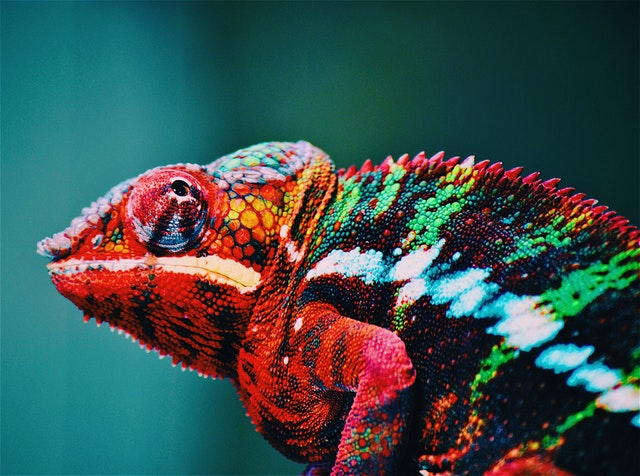
#> input picture images/color.jpg, 640 x 476 px, found by its file name
$ jupyter execute opencv-3.ipynb
#> lines starting #> are read from the running program, lines starting #| are printed output that depends on the picture; after the words box and inside, x2 and y2 are one past the last pixel; in counts of white or black regions, pixels touching at a corner belong together
[cell 1]
#erosion an dilation

[cell 2]
#importing libraries
import cv2
import numpy as np
import matplotlib.pyplot as plt

[cell 3]
#reading the image
image=cv2.imread("images\color.jpg")
#> image is the input picture: shape (476, 640, 3); mean B, G, R 78, 79.8, 59.2

[cell 4]
#conversion to canny image
gray=cv2.cvtColor(image, cv2.COLOR_BGR2GRAY)
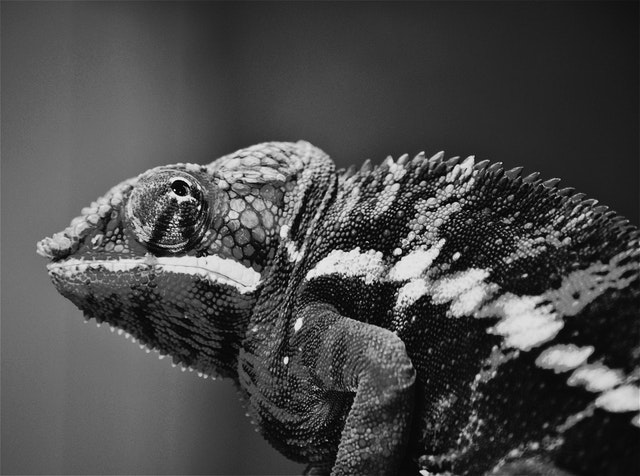
#> gray: shape (476, 640); min 0, max 248, mean 73.4
canny=cv2.Canny(gray, 150, 200)
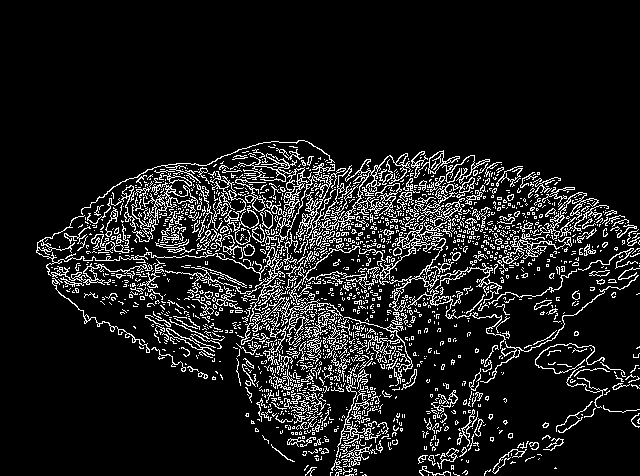
#> canny: shape (476, 640); 10.9% white in thin lines or dots, all inside (x1, y1, x2, y2) = (36, 140, 640, 476)
canny_image=plt.imshow(canny, cmap='gray')
print("Edges\n", canny_image)
#| Edges
#|  AxesImage(shape=(476, 640))

[cell 5]
#erosion(fading the edges)
kernel=np.ones((2, 2), np.uint8)       #higher the matrix value more erosion will take place on the image
erode=cv2.erode(canny, kernel, iterations=1)
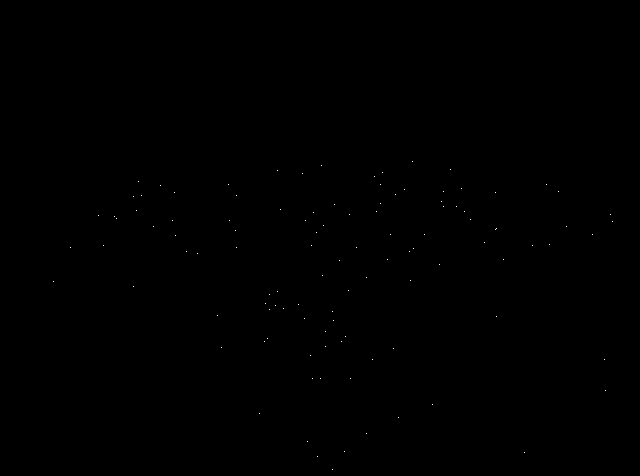
#> erode: shape (476, 640); 0.04% white in thin lines or dots, all inside (x1, y1, x2, y2) = (53, 161, 613, 470)
erode_image=plt.imshow(erode, cmap="gray")
print("Eroded image\n", erode_image)
#| Eroded image
#|  AxesImage(shape=(476, 640))

[cell 6]
#dilation(making the edges prominant)
kernel=np.ones((3, 3), np.uint8)
dilate=cv2.dilate(canny, kernel, iterations=1)
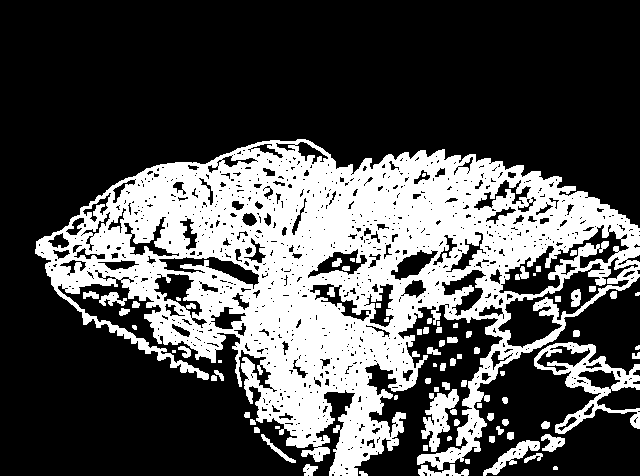
#> dilate: shape (476, 640); 31.4% white; 78 white regions (12 under 20 px), largest, box (x1, y1, x2, y2) and area: (35, 139, 640, 476) 87551, (534, 342, 640, 434) 2770, (421, 389, 459, 452) 1083
dilate_image=plt.imshow(dilate, cmap="gray")
print("Dilated image\n", dilate_image)
#| Dilated image
#|  AxesImage(shape=(476, 640))

[cell 7]
#erosion after dialtion will give us better results

#dialtion
kernel_d=np.ones((5, 5), np.uint8)
dilate=cv2.dilate(canny, kernel_d, iterations=1)
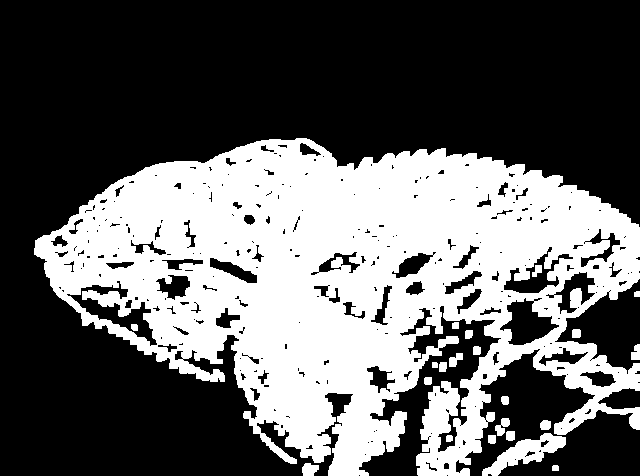
#> dilate: shape (476, 640); 38.4% white; 22 white regions, largest, box (x1, y1, x2, y2) and area: (34, 138, 640, 476) 114153, (482, 433, 566, 476) 1374, (302, 463, 319, 476) 171

#erosion
kernel_e=np.ones((5, 5), np.uint8)
erode=cv2.erode(dilate, kernel_e, iterations=1)
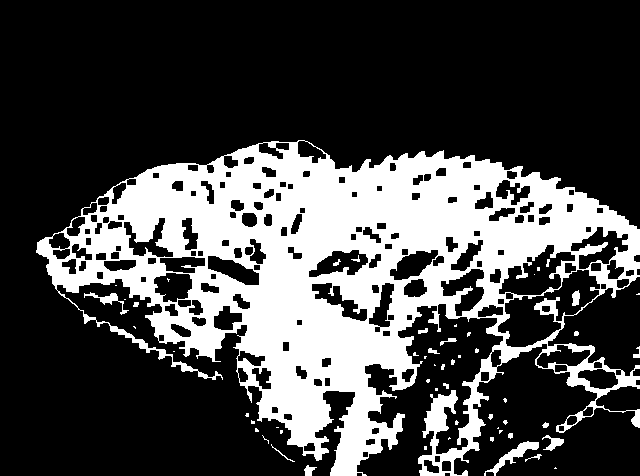
#> erode: shape (476, 640); 28.2% white; 55 white regions (34 under 20 px), largest, box (x1, y1, x2, y2) and area: (36, 140, 640, 476) 84059, (484, 441, 539, 476) 452, (84, 292, 129, 315) 220
imageF=plt.imshow(erode, cmap="gray")
print("Dilated and eroded image\n", imageF)
#| Dilated and eroded image
#|  AxesImage(shape=(476, 640))
